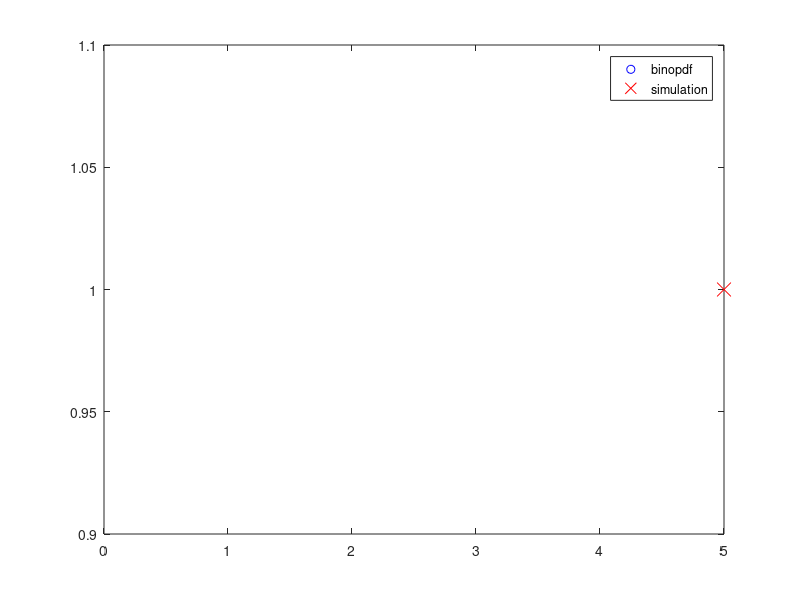

The MATLAB source for this figure:
clear ALL
n=input('Number of trials= ');
p=input('Probability of success = ');
U=rand(n,1);
%X=sum(U<p);
clear X;
N=input('Number of simulations= ');
for i=1:N
    U=rand(n,1);
    X(i)=sum(U<p);
end
U_X=unique(X);
n_X=hist(X, length(U_X));
relative_freq=n_X/N

xpdf=0:n;
ypdf=binopdf(xpdf,n,p);
clf;
plot(xpdf, ypdf, 'bo', U_X, relative_freq, 'rx', 'MarkerSize', 10);
legend('binopdf', 'simulation');
